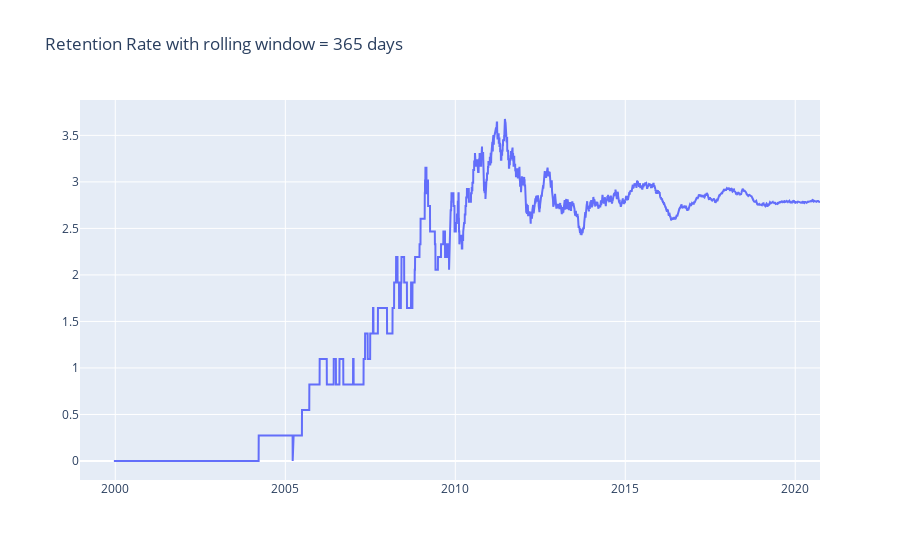

Notebook source saved alongside this figure:
### Code cell
visualize_retention(retentions, dates, window=365)

### Figure 1 — Plotly figure (JSON) as saved in the notebook; plotly's stock layout.template omitted (floating-point values rounded to 4 significant figures; data arrays with more than 128 entries replaced by an {"elided": "..."} marker saying what was removed)
{"data": [{"mode": "lines", "type": "scatter", "x": {"elided": "7951 str values"}, "y": {"elided": "7951 float values"}}], "layout": {"autosize": true, "title": {"text": "Retention Rate with rolling window = 365 days"}, "xaxis": {"autorange": true, "range": ["1998-12-18", "2020-09-23"], "type": "date"}, "yaxis": {"autorange": true, "range": [-0.2042, 3.88], "type": "linear"}}}
